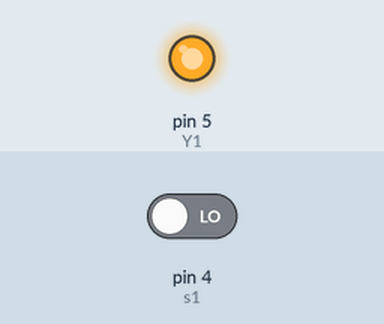
Recording of a sketch running on a simulated Arduino Uno, built with avr-gcc and run on an emulated ATmega328P. On the bench: output pins drawn as LEDs (lit = HIGH). The inputs (shaded band) are chosen by the test bench; at power-on: pin 4 (s1) LOW.

Above: at 0.1 s.
Timing chart, 0 to 1.6 s (numbered marks = the images above):
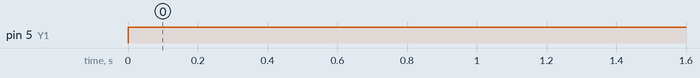

The sketch:

llenado_de_Tanque.ino
```cpp
/*Entradas digitales Llenado de tanque
 *
 */

 #define s1 4
 #define s2 3
 #define Y1 5
void setup() {
  pinMode(s1,INPUT);     // pin 4 como entrada digital
  pinMode(s2,INPUT);     // pin 3 como entrada digital
  pinMode(Y1,OUTPUT);    // pin 5 como salida digital
}

void loop() {
  digitalWrite(Y1,HIGH);   // inicia programa valcula abierta
 while(digitalRead(s1)==1 && digitalRead(s2)==1)   // mientras que s1 y s2 esten presentes
 {
  digitalWrite(Y1,LOW);                  // se sierra la valvula
 }
}
```

Measured:
- by itself, pin 5 (Y1): LOW → HIGH at 0.00 s
